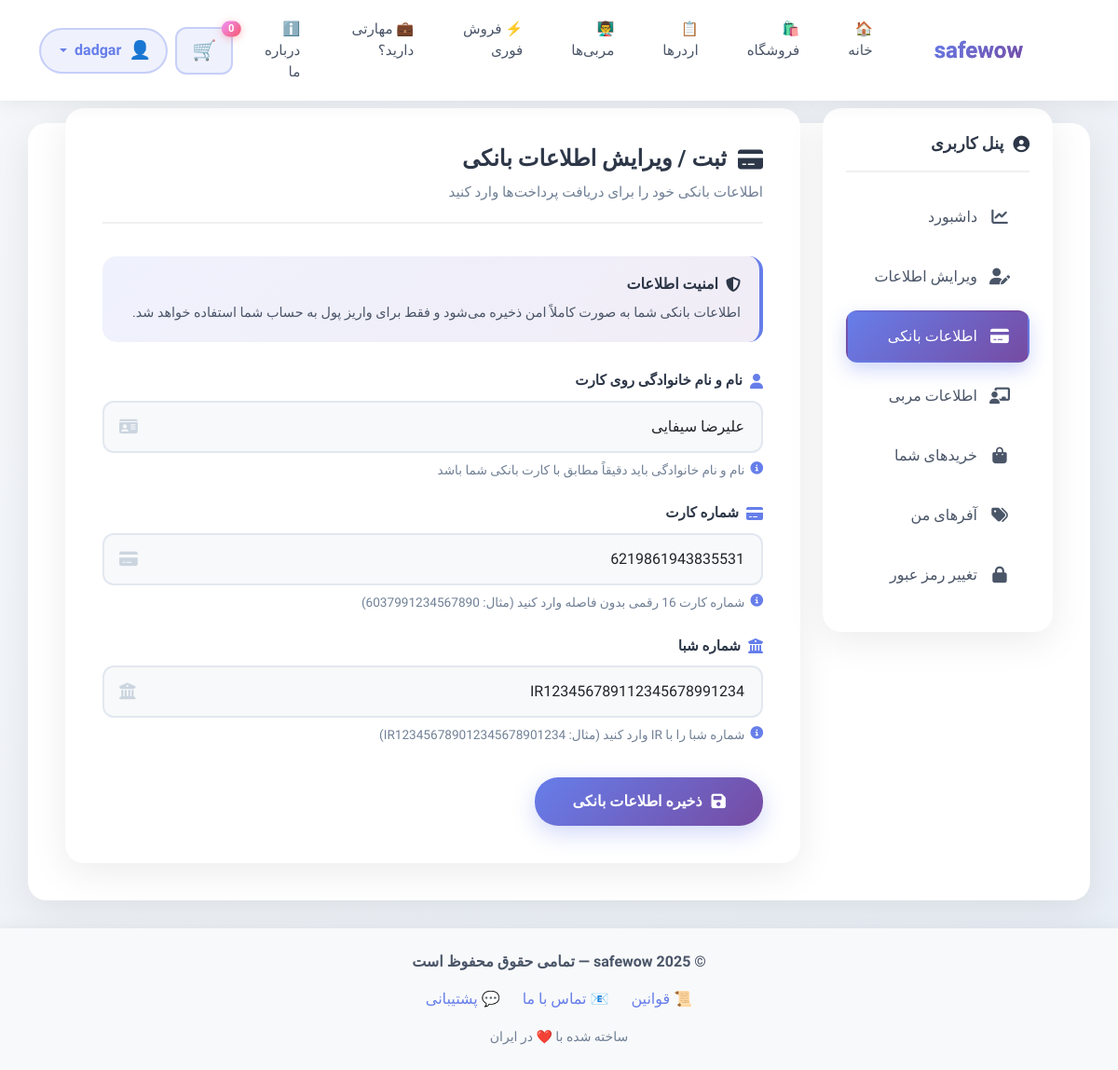
The app's page /account/bank/edit/ (signed in) with its own data.
### account/models.py (models this page shows, shortened)
class User(AbstractUser):
    email = models.EmailField('Email Address', unique=True)
    phone = models.CharField('Phone Number', max_length=15)
    discord_id = models.CharField('Discord ID', max_length=255)
    last_activation_email_sent = models.DateTimeField(null=True, blank=True)

class BankAccount(models.Model):
    user = models.OneToOneField(settings.AUTH_USER_MODEL, on_delete=models.CASCADE)
    full_name = models.CharField(max_length=100, blank=True, null=True, verbose_name="نام روی کارت")
    card_number = models.CharField(max_length=16, blank=True, null=True, verbose_name="شماره کارت")
    shaba_number = models.CharField(max_length=26, blank=True, null=True, verbose_name="شماره شبا")

### account/views.py (the view, shortened to what this page needs)
# urls.py: path('bank/edit/', views.BankAccountEditView.as_view(), name='bank_edit'),
@method_decorator(login_required, name="dispatch")
class BankAccountEditView(LoginRequiredMixin, View):
    def get(self, request):
        try:
            bank_account = models.BankAccount.objects.get(user=request.user)
        except models.BankAccount.DoesNotExist:
            bank_account = None
        form = forms.BankAccountForm(instance=bank_account)
        return render(request, 'account/bank_edit.html', {'form': form})

### account/forms.py
class BankAccountForm(forms.ModelForm):
    class Meta:
        model = models.BankAccount
        fields = ['full_name', 'card_number', 'shaba_number']
    def __init__(self, *args, **kwargs):
        super().__init__(*args, **kwargs)

### account/templatetags/form_filters.py (called while the page is built)
@register.filter(name='add_class')
def add_class(field, css):
    return field.as_widget(attrs={"class": css})

### account/templates/account/bank_edit.html (shortened to what this page needs)
{% extends "base.html" %}
{% load form_filters %}
{% block content %}
    <div class="row dashboard-wrapper">
    <div class="col-lg-3 col-md-4 mb-4">
        <div class="sidebar">
            <div class="sidebar-title">
                <i class="fas fa-user-circle"></i>
                پنل کاربری
            </div>
            <ul class="sidebar-menu">
                <li>
                    <a href="{% url 'account:dashboard' %}">
                        <i class="fas fa-chart-line"></i>
                        <span>داشبورد</span>
                    </a>
                </li>
                <li>
                    <a href="{% url 'account:profile_edit' %}">
                        <i class="fas fa-user-edit"></i>
                        <span>ویرایش اطلاعات</span>
                    </a>
                </li>
                <li>
                    <a href="{% url 'account:bank_edit' %}" class="active">
                        <i class="fas fa-credit-card"></i>
                        <span>اطلاعات بانکی</span>
                    </a>
                </li>
                <li>
                    <a href="{% url 'core:coach_edit' %}">
                        <i class="fas fa-chalkboard-teacher"></i>
                        <span>اطلاعات مربی</span>
                    </a>
                </li>
                <li>
                    <a href="{% url 'account:my_invoices' %}">
                        <i class="fas fa-shopping-bag"></i>
                        <span>خریدهای شما</span>
                    </a>
                </li>
                <li>
                    <a href="{% url 'account:offers' %}">
                        <i class="fas fa-tags"></i>
                        <span>آفرهای من</span>
                    </a>
                </li>
                <li>
                    <a href="{% url 'password_change' %}">
                        <i class="fas fa-lock"></i>
                        <span>تغییر رمز عبور</span>
                    </a>
                </li>
            </ul>
        </div>
    </div>
    <div class="col-lg-9 col-md-8">
        <div class="form-card">
            <div class="form-header">
                <h4>
                    <i class="fas fa-credit-card"></i>
                    ثبت / ویرایش اطلاعات بانکی
                </h4>
                <p>اطلاعات بانکی خود را برای دریافت پرداخت‌ها وارد کنید</p>
            </div>
            <div class="info-box">
                <h6>
                    <i class="fas fa-shield-alt"></i>
                    امنیت اطلاعات
                </h6>
                <p>اطلاعات بانکی شما به صورت کاملاً امن ذخیره می‌شود و فقط برای واریز پول به حساب شما استفاده خواهد شد.</p>
            </div>
            <form method="post">
                <div class="form-group">
                    <label class="form-label">
                        <i class="fas fa-user"></i>
                        نام و نام خانوادگی روی کارت
                    </label>
                    <div class="input-wrapper">
                        {{ form.full_name|add_class:"form-control" }}
                    </div>
                    <div class="form-help">
                        <i class="fas fa-info-circle"></i>
                        <span>نام و نام خانوادگی باید دقیقاً مطابق با کارت بانکی شما باشد</span>
                    </div>
                </div>
                <div class="form-group">
                    <label class="form-label">
                        <i class="fas fa-credit-card"></i>
                        شماره کارت
                    </label>
                    <div class="input-wrapper">
                        {{ form.card_number|add_class:"form-control" }}
                    </div>
                    <div class="form-help">
                        <i class="fas fa-info-circle"></i>
                        <span>شماره کارت 16 رقمی بدون فاصله وارد کنید (مثال: 6037991234567890)</span>
                    </div>
                </div>
                <div class="form-group">
                    <label class="form-label">
                        <i class="fas fa-university"></i>
                        شماره شبا
                    </label>
                    <div class="input-wrapper">
                        {{ form.shaba_number|add_class:"form-control" }}
                    </div>
                    <div class="form-help">
                        <i class="fas fa-info-circle"></i>
                        <span>شماره شبا را با IR وارد کنید (مثال: IR123456789012345678901234)</span>
                    </div>
                </div>
                <button type="submit" class="btn-submit">
                    <i class="fas fa-save"></i>
                    ذخیره اطلاعات بانکی
                </button>
            </form>
        </div>
    </div>
</div>
<link rel="stylesheet" href="https://cdnjs.cloudflare.com/ajax/libs/font-awesome/6.4.0/css/all.min.css" />
{% endblock %}

### templates/bits/header.html (shortened to what this page needs)
<nav class="navbar navbar-expand-lg navbar-light sticky-top">
    <div class="container">
        <a class="navbar-brand d-flex align-items-center" href="#">
            <span class="brand-icon me-2">🛡️</span>
            <span class="brand-text">safewow</span>
        </a>
        <div class="collapse navbar-collapse" id="mainNavbar">
            <ul class="navbar-nav mx-auto mb-2 mb-lg-0">
                <li class="nav-item">
                    <a class="nav-link px-3" href="{% url 'core:home' %}">🏠 خانه</a>
                </li>
                <li class="nav-item">
                    <a class="nav-link px-3" href="{% url 'shop:product_list' %}">🛍️ فروشگاه</a>
                </li>
                <li class="nav-item">
                    <a class="nav-link px-3" href="{% url 'core:orders' %}">📋 اردرها</a>
                </li>
                <li class="nav-item">
                    <a class="nav-link px-3" href="{% url 'core:coach_list' %}">👨‍🏫 مربی‌ها</a>
                </li>
                <li class="nav-item">
                    <a class="nav-link px-3" href="{% url 'core:fast_sell' %}">⚡ فروش فوری</a>
                </li>
                <li class="nav-item">
                    <a class="nav-link px-3" href="{% url 'core:coach_register' %}">💼 مهارتی دارید؟</a>
                </li>
                <li class="nav-item">
                    <a class="nav-link px-3" href="{% url 'core:about' %}">ℹ️ درباره ما</a>
                </li>
            </ul>
            <div class="d-flex align-items-center gap-2">
                <a href="{% url 'shop:cart_show' %}" class="btn btn-cart position-relative">
                    🛒
                    <span class="cart-badge position-absolute top-0 start-100 translate-middle badge rounded-pill">
                        <span id="cart-count">{{ request.session.cart|length }}</span>
                    </span>
                </a>
                {% if not request.user.is_authenticated %}
                    <a href="{% url 'login' %}" class="btn btn-gradient px-4">
                        ورود / ثبت‌نام
                    </a>
                {% else %}
                    <div class="dropdown">
                        <button class="btn btn-user dropdown-toggle d-flex align-items-center gap-2" data-bs-toggle="dropdown">
                            <span class="user-avatar">👤</span>
                            <span class="d-none d-md-inline">{{ request.user.username }}</span>
                        </button>
                    </div>
                {% endif %}
            </div>
        </div>
    </div>
</nav>

### templates/base.html (style rules this page uses)
* { font-family: 'Vazirmatn', sans-serif; }
body { background: linear-gradient(135deg, #f5f7fa 0%, #e8eef5 100%); min-height: 100vh; }
.navbar { background: rgba(255, 255, 255, 0.98) !important; backdrop-filter: blur(10px); box-shadow: 0 2px 15px rgba(0,0,0,0.06); }
.navbar-brand { font-weight: 700; font-size: 1.5rem; background: linear-gradient(135deg, #667eea 0%, #764ba2 100%); -webkit-background-clip: text; -webkit-text-fill-color: transparent; background-clip: text; }
.nav-link { font-weight: 500; color: #4a5568 !important; transition: all 0.3s ease; margin: 0 10px; }

### templates/bits/header.html (style rules this page uses)
.navbar { padding: 12px 0; background: rgba(255, 255, 255, 0.98) !important; backdrop-filter: blur(10px); box-shadow: 0 2px 20px rgba(0, 0, 0, 0.08); }
.brand-icon { font-size: 1.8rem; filter: drop-shadow(0 2px 4px rgba(102, 126, 234, 0.4)); animation: pulse 2s ease-in-out infinite; }
.brand-text { font-weight: 700; font-size: 1.5rem; background: linear-gradient(135deg, #667eea 0%, #764ba2 100%); -webkit-background-clip: text; -webkit-text-fill-color: transparent; background-clip: text; }
.nav-link { font-weight: 500; color: #4a5568 !important; transition: all 0.3s ease; border-radius: 12px; position: relative; font-size: 0.95rem; }
.btn-cart { background: rgba(102, 126, 234, 0.1); border: 2px solid rgba(102, 126, 234, 0.3); border-radius: 12px; padding: 8px 16px; font-size: 1.3rem; transition: all 0.3s ease; position: relative; }
.cart-badge { background: linear-gradient(135deg, #f093fb 0%, #f5576c 100%); color: white; font-size: 0.7rem; padding: 3px 7px; font-weight: 600; box-shadow: 0 2px 8px rgba(245, 87, 108, 0.4); }
.btn-user { background: rgba(102, 126, 234, 0.1); border: 2px solid rgba(102, 126, 234, 0.3); border-radius: 25px; padding: 8px 16px; font-weight: 600; color: #667eea !important; transition: all 0.3s ease; }
.user-avatar { font-size: 1.2rem; }

### records on screen
User: user.username "dadgar"
BankAccount: full_name "علیرضا سیفایی", card_number "6219861943835531", shaba_number "IR123456789112345678991234"

### other values on screen
{{ request.session.cart|length }} "0"
